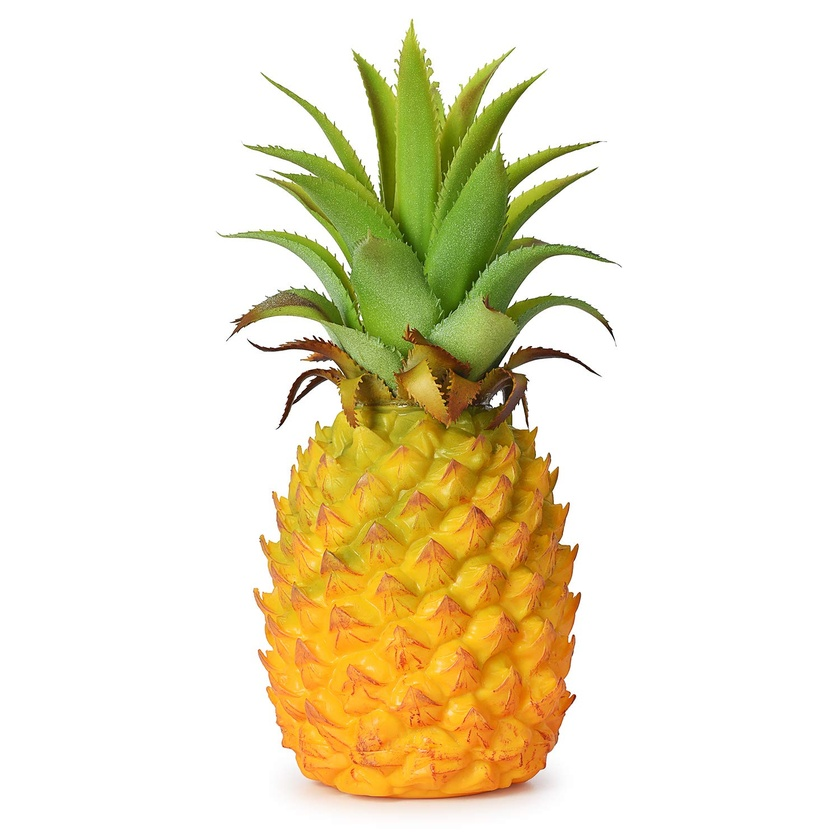
#> input picture plots/pine.jpg, 840 x 840 px, shrunk from 1500 x 1500 before the run
$ jupyter execute --allow-errors finalplayground.ipynb
#> lines starting #> are read from the running program, lines starting #| are printed output that depends on the picture
[cell 1]
import matplotlib.pyplot as plt
import numpy as np
import seaborn as sns
from scipy.interpolate import make_interp_spline
from highlight_text import ax_text
import pandas as pd


plt.style.available

[cell 2]
# plt.style.use("seaborn-dark")  # set style because it looks nice
plt.style.use("rose-pine-dawn.mplstyle")

x=['Nuts & Seeds','Grains','Meat']
#LFV means legumes fruits and vegetables

y=[0.60,0.89,1.61]
y.sort()

fig, ax = plt.subplots()

# plt.stem(x, y, markerfmt = 'o', linefmt='-', basefmt = '-', orientation="horizontal", bottom=1)

(markers, stemlines, baseline) = plt.stem(x, y, markerfmt = 'o', linefmt='-', basefmt = '--', orientation="horizontal", bottom=1)
plt.setp(markers, marker='o', markersize=15, markeredgewidth=4)
plt.setp(stemlines, linestyle="-", linewidth=3)
plt.setp(baseline, linestyle="--", linewidth=3)

# plt.show()

# ax.set_title("Coronary Heart Disease Risk in Women by Protein Consumed")
ax.minorticks_off()

ax.set_xticklabels([])
ax.set_yticklabels([])

# ax.set_axis_off()
ax.grid(True)

ax.spines["top"].set_visible(False)
ax.spines["bottom"].set_visible(False)
ax.spines["right"].set_visible(False)
ax.spines["left"].set_visible(False)
# ax.set_xticks([0.6,0.8,1.0,1.2,1.4])
# ax.set_xticklabels(x)
plt.show()
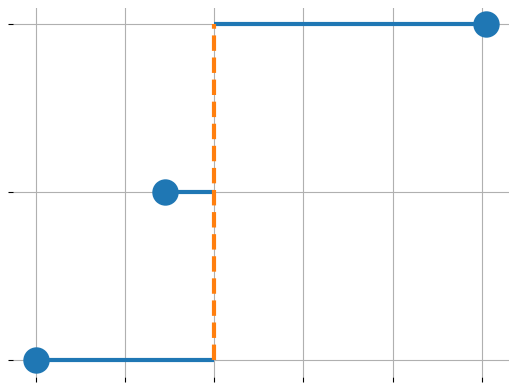
#> figure drawn by matplotlib, 1 panel

[cell 3]
# useful libraries, including pyWaffle
import matplotlib.pyplot as plt
from pywaffle import Waffle

# create simple dummy data
data = {'Carbs': 75, 'Protein': 8, 'Fats': 17}

plt.style.use("rose-pine-moon.mplstyle")

# Basic waffle
plt.figure(
  FigureClass=Waffle,
  rows=20,
  columns=5,
  values=data,
  vertical=True,
  legend={'loc': 'upper left', 'bbox_to_anchor': (1.05, 1)},
)
#> (this line was passed over: pywaffle is not available in this run)
plt.show()

[cell 4]
import matplotlib.pyplot as plt
import matplotlib.patches as mpatches # for the legend
from pywaffle import Waffle
import pandas as pd

plt.style.use("rose-pine-moon.mplstyle")

data = {
    'Just Right': [55, 45, 0],
    'Bad': [55, 0, 45],
    'Too High': [71, 0, 29],
    'Too Low': [23,0,77]
}

df = pd.DataFrame(data,
                  index=['Carbs', 'Veggies','Healthy Oil'])

number_of_bars = len(df.columns) # one bar per year
colors = ["#f6c177","#3e8fb0", "#ea9a97"]

# Init the whole figure and axes
fig, axs = plt.subplots(nrows=1,
                        ncols=number_of_bars,
                        figsize=(8,6),)

# Iterate over each bar and create it
#> (the rest of this cell did not finish here and is left out)

[cell 5]
# Custom legend for right plot

plt.style.use("rose-pine-dawn.mplstyle")


# Sample data
x = np.array([0, 1, 2, 3])
y1 = np.array([1, 1.00, 0.94, 1.11])
y2 = np.array([1, 1.05, 1.2, 2.03])
y3 = np.array([1, 1.42, 1.74, 1.97])
colors = ["#1B9E77", "#D95F02", "#7570B3"]


X_Y_Spline1 = make_interp_spline(x, y1)
X_Y_Spline2 = make_interp_spline(x, y2)
X_Y_Spline3 = make_interp_spline(x, y3)


# Returns evenly spaced numbers
# over a specified interval.
X_ = np.linspace(x.min(), x.max(), 20)

Y_1 = X_Y_Spline1(X_)
Y_2 = X_Y_Spline2(X_)
Y_3 = X_Y_Spline3(X_)

# Create a figure and axis
fig, ax = plt.subplots(figsize=(8, 8))

# Plot
ax.plot(X_, Y_1, label='Squared values',  linewidth=4)
ax.plot(X_, Y_2, label='Linear values',  linewidth=4)
ax.plot(X_, Y_3, label='Cubed values', linewidth=4)
ax.legend()

# ax.fill_between(X_, Y_1, Y_2)

ax.spines[["top", "right"]].set_visible(False)


# Custom legend
# ax_text(x=1, y=1, ax=ax, s="Bitcoin", fontsize=12, fontweight="bold", va="top", ha="left", rotation=65)
# ax_text(x=1, y=1, ax=ax, s="Ethereum", fontsize=12, fontweight="bold", va="top", ha="left",  rotation=3)
# ax_text(x=1, y=1, ax=ax, s="S&P 500", fontsize=12, fontweight="bold", va="top", ha="left",  rotation=18)

# Show the plot
plt.savefig('demo.png', transparent=True)
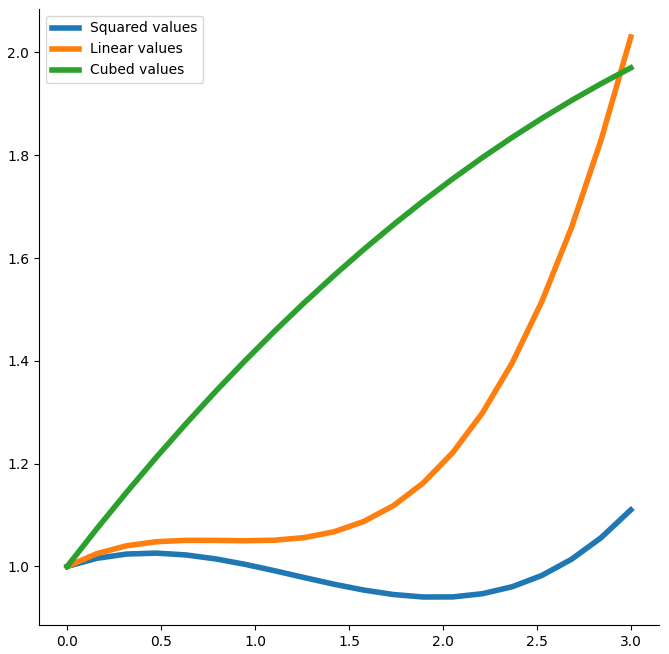
#> figure drawn by matplotlib, 1 panel; curve peaks at x = 3, y = 1.11; curve peaks at x = 3, y = 2.03; curve peaks at x = 3, y = 1.97
plt.show()

[cell 6]
# Custom legend for right plot


# Sample data
x = np.array([ 117,
 145,
 161,
 177,
 206])

y1 = np.array([1, 1.29, 1.64, 2.03, 2.77])
y2 = np.array([1, 0.78, 0.96, 1.13, 1.41])
y3 = np.array([1, 1.01, 1.25, 1.51, 1.98])
colors = ["#1B9E77", "#D95F02", "#7570B3"]

plt.style.use("rose-pine-moon.mplstyle")

X_Y_Spline1 = make_interp_spline(x, y1)
X_Y_Spline2 = make_interp_spline(x, y2)
X_Y_Spline3 = make_interp_spline(x, y3)


# Returns evenly spaced numbers
# over a specified interval.
X_ = np.linspace(x.min(), x.max(), 20)

Y_1 = X_Y_Spline1(X_)
Y_2 = X_Y_Spline2(X_)
Y_3 = X_Y_Spline3(X_)

# Create a figure and axis
fig, ax = plt.subplots(figsize=(8, 8))

# Plot
# ax.plot(X_, Y_1, label='Squared values',  linewidth=4)
# ax.plot(X_, Y_2, label='Linear values',  linewidth=4)

ax.fill_between(X_, Y_1, Y_2, alpha=0.2, color="#7570B3")

ax.plot(X_, Y_3, label='Cubed values', linewidth=4)
ax.plot(x,y3, linewidth=0, marker="o")
# ax.legend()

# ax.fill_between(X_, Y_1, Y_2)

ax.spines[["top", "right"]].set_visible(False)


# [12 lines of commented-out code are left out]
ax.grid(True)
# Show the plot
plt.show()
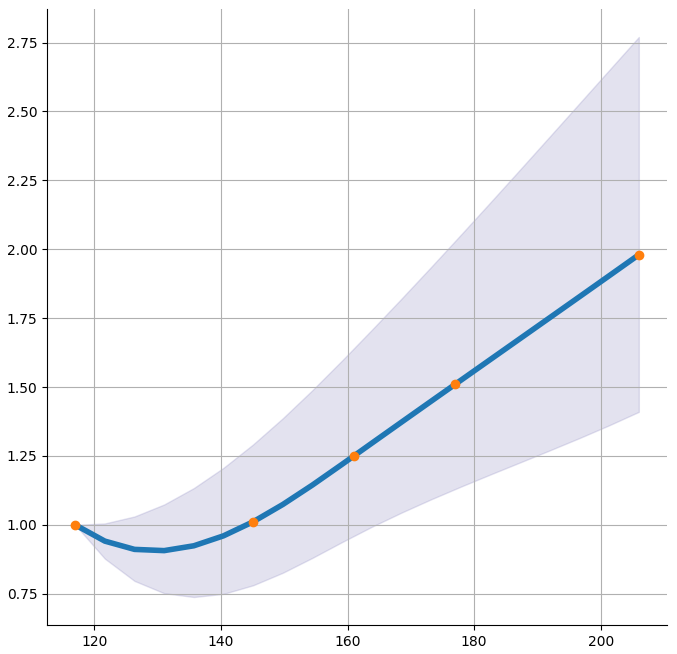
#> figure drawn by matplotlib, 1 panel; curve peaks at x = 206, y = 1.98

[cell 7]
# libraries
# create dataset
plt.style.use("rose-pine-dawn.mplstyle")


height = [2.9, 4.8, 3.2, 6.1, 7.6]
bars = ('Vegan', 'Pesco-vegetarian', 'Lacto-ovo-vegetarian', 'Semi-vegetarian', 'Non-vegetarian')

df = pd.DataFrame({
    'Group': bars,
    'Value': height
})

plt.style.use("rose-pine-moon.mplstyle")

color = ['#f6c177', '#eb6f92', '#9ccfd8', '#c4a7e7', '#3e8fb0']

# Initialize a Figure and an Axes
fig, ax = plt.subplots()

df = df.sort_values(by=['Value'])

# Create horizontal bars
ax.barh(y=df.Group, width=df.Value, color=color)

# ax.minorticks_off()

# ax.set_xticklabels([])
# ax.set_yticklabels([])

from matplotlib import rcParams

rcParams['font.family'] = ['Agave']

plt.yticks(fontsize = 15, fontfamily="Agave", color="white")
plt.xticks(color="white")

ax.grid(True)
# Show the plot
plt.show()
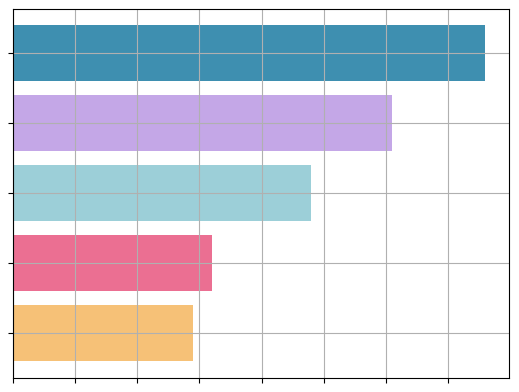
#> figure drawn by matplotlib, 1 panel

[cell 8]
# libraries
# create dataset
height = [2.9, 4.8, 3.2, 6.1, 7.6]
bars = ('Vegan', 'Pesco-vegetarian', 'Lacto-ovo-vegetarian', 'Semi-vegetarian', 'Non-vegetarian')

df = pd.DataFrame({
    'Group': bars,
    'Value': height
})

plt.style.use("rose-pine-moon.mplstyle")

color = ['#f6c177', '#eb6f92', '#9ccfd8', '#c4a7e7', '#3e8fb0']

fig, ax = plt.subplots()

# plt.stem(x, y, markerfmt = 'o', linefmt='-', basefmt = '-', orientation="horizontal", bottom=1)

(markers, stemlines, baseline) = plt.stem(bars, height, markerfmt = 'o', linefmt='-', basefmt = '--', orientation="horizontal", bottom=1)
plt.setp(markers, marker='o', markersize=15, markeredgewidth=4)
plt.setp(stemlines, linestyle="-", linewidth=3)
plt.setp(baseline, linestyle="--", linewidth=3)

# plt.show()

# ax.set_title("Coronary Heart Disease Risk in Women by Protein Consumed")
ax.minorticks_off()

ax.set_xticklabels([])
ax.set_yticklabels([])

# ax.set_axis_off()
ax.grid(True)

# ax.spines["top"].set_visible(False)
# ax.spines["bottom"].set_visible(False)
# ax.spines["right"].set_visible(False)
# ax.spines["left"].set_visible(False)
# ax.set_xticks([0.6,0.8,1.0,1.2,1.4])
# ax.set_xticklabels(x)
plt.show()
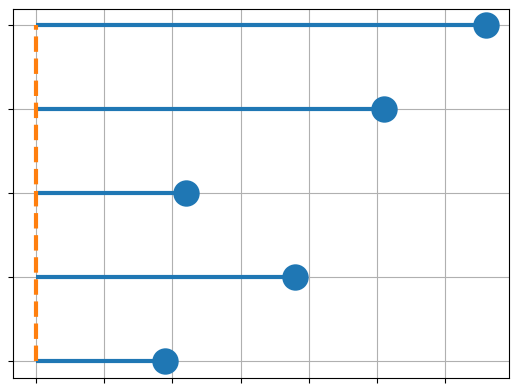
#> figure drawn by matplotlib, 1 panel

[cell 9]
# Custom legend for right plot
# Sample data
x = np.array([ 17.62,
 19.27,
 20.44,
 23.39,])

y1 = np.array([1, 0.44, 0.45, 0.26])
y2 = np.array([1, 0.95, 1.00, 0.88])
y3 = np.array([1, 0.65, 0.71, 0.48])
colors = ["#1B9E77", "#D95F02", "#7570B3"]

plt.style.use("rose-pine-dawn.mplstyle")

X_Y_Spline1 = make_interp_spline(x, y1)
X_Y_Spline2 = make_interp_spline(x, y2)
X_Y_Spline3 = make_interp_spline(x, y3)


# Returns evenly spaced numbers
# over a specified interval.
X_ = np.linspace(x.min(), x.max(), 20)

Y_1 = X_Y_Spline1(X_)
Y_2 = X_Y_Spline2(X_)
Y_3 = X_Y_Spline3(X_)

# Create a figure and axis
fig, ax = plt.subplots(figsize=(8, 8))

# Plot
# ax.plot(X_, Y_1, label='Squared values',  linewidth=4)
# ax.plot(X_, Y_2, label='Linear values',  linewidth=4)

ax.fill_between(X_, Y_1, Y_2, alpha=0.2, color="#7570B3")

ax.plot(X_, Y_3, label='Cubed values', linewidth=4)
ax.plot(x,y3, linewidth=0, marker="o")
# ax.legend()

# ax.fill_between(X_, Y_1, Y_2)

ax.spines[["top", "right"]].set_visible(False)


# [12 lines of commented-out code are left out]
ax.grid(True)
# Show the plot
plt.show()
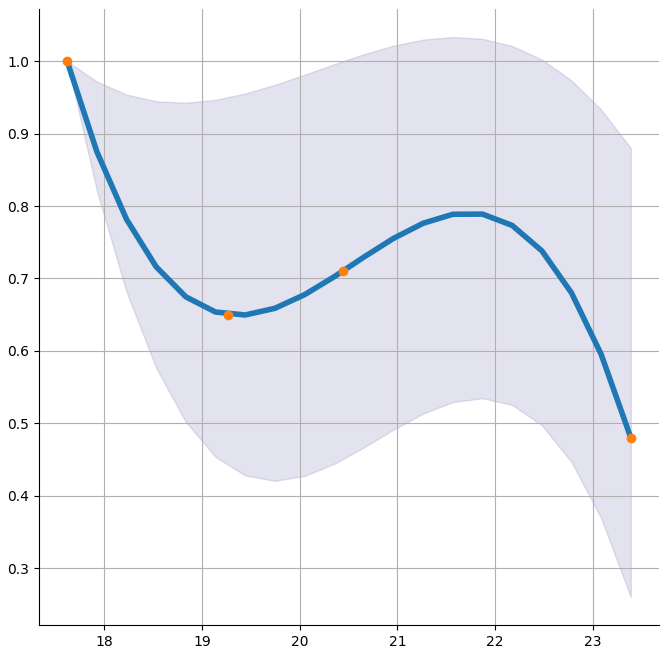
#> figure drawn by matplotlib, 1 panel; curve peaks at x = 17.62, y = 1

[cell 10]
import pandas as pd
import matplotlib.pyplot as plt

plt.style.use("rose-pine-dawn.mplstyle")

# use textwrap from python standard lib to help manage how the description
# text shows up
import textwrap

# load best results
#> (the rest of this cell did not finish here and is left out)

[cell 11]
import matplotlib.pyplot as plt
import matplotlib.patches as mpatches # for the legend
from pywaffle import Waffle
import pandas as pd

plt.style.use("rose-pine-moon.mplstyle")

data = {
    'mod': [71, 29],
}

df = pd.DataFrame(data,
                  index=['Carbs', 'Veggies'])

number_of_bars = len(df.columns) # one bar per year
colors = ["#f6c177","#814F09"]

# Init the whole figure and axes
fig, axs = plt.subplots(nrows=1,
                        ncols=number_of_bars,
                        figsize=(8,6),)

# Iterate over each bar and create it
# for i,ax in enumerate(axs):

plt.figure(
  FigureClass=Waffle,
  rows=15,
  columns=4,
  values=df['mod'],
  vertical=True,
  colors=colors,
  font_size=20,
  legend={'loc': 'upper left', 'bbox_to_anchor': (1.05, 1)},
          icons=['bread-slice', 'bread-slice'],
)
#> (this line was passed over: pywaffle is not available in this run)

# Add a title
# fig.suptitle('Vehicle Production by Year and Vehicle Type',
#              fontsize=14, fontweight='bo ld')


# Add a legend
legend_labels = df.index
legend_elements = [mpatches.Patch(color=colors[i],
                                  label=legend_labels[i]) for i in range(len(colors))]
# [9 lines of commented-out code are left out]

plt.subplots_adjust(right=0.85)

ax.minorticks_off()

ax.set_xticklabels([])
ax.set_yticklabels([])

# ax.set_axis_off()
ax.grid(True)

ax.spines["top"].set_visible(False)
ax.spines["bottom"].set_visible(False)
ax.spines["right"].set_visible(False)
ax.spines["left"].set_visible(False)
plt.show()

[cell 12]
import matplotlib.pyplot as plt
import matplotlib.patches as mpatches # for the legend
from pywaffle import Waffle
import pandas as pd

plt.style.use("rose-pine-moon.mplstyle")

data = {
    # 'Just Right': [55, 45, 0],
    'Moderate': [50, 50],
    'Too High': [82, 8],
    'Too Low': [15,85],
}

df = pd.DataFrame(data,
                  index=['Carbs', 'Other Foods'])

number_of_bars = len(df.columns) # one bar per year
colors = ["#eb6f92","#753749"]

# Init the whole figure and axes
fig, axs = plt.subplots(nrows=1,
                        ncols=number_of_bars,
                        figsize=(8,6),)

# Iterate over each bar and create it
#> (the rest of this cell did not finish here and is left out)

[cell 13]
from matplotlib import rcParams

rcParams['font.family'] = ['Agave']

data = {'labels': ['carbs', 'nocarbs'],
        'Factory A': [55, 45],
        'Factory B': [71,29],
        'Factory C': [29,71],
       }
df = pd.DataFrame(data).set_index('labels')

plot1 = {'values': [value for value in data['Factory A']],  # Convert actual number to a reasonable block number
         'labels': [f"{index} ({value})" for index, value in zip(df['Factory A'],df.index)],
         'legend': {'loc': 'upper left', 'bbox_to_anchor': (1.05, 1), 'fontsize': 0},
        #  'title': {'label': 'Vehicle Production of Factory A', 'loc': 'left', 'fontsize': 12, 'fontfamily':"Agave"},
         'colors': ["#f6c177","#814F09"]
        }

plot2 = {'values': [value for value in data['Factory B']],
         'labels': [f"{index} ({value})" for index, value in zip(df['Factory B'],df.index)],
         'legend': {'loc': 'upper left', 'bbox_to_anchor': (1.05, 1), 'fontsize': 0},
        #  'title': {'label': 'Vehicle Production of Factory B', 'loc': 'left', 'fontsize': 12},
         'colors': ["#f6c177","#814F09"]
        }

plot3 = {'values': [value for value in data['Factory C']],
         'labels': [f"{index} ({value})" for index, value in zip(df['Factory C'],df.index)],
         'legend': {'loc': 'upper left', 'bbox_to_anchor': (1.05, 1), 'fontsize': 0},
        #  'title': {'label': 'Vehicle Production of Factory C', 'loc': 'left', 'fontsize': 12},
         'colors': ["#f6c177","#814F09"]
        }


#> (the rest of this cell did not finish here and is left out)

[cell 14]
#libraries
import matplotlib.pyplot as plt
import squarify # pip install squarify (algorithm for treemap)

# Change color
squarify.plot(sizes=[13,22,35,5], label=["group A", "group B", "group C", "group D"], color=["red","green","blue", "grey"], alpha=.4 )
#> (this line was passed over: squarify is not available in this run)
plt.axis('off')
plt.show()

[cell 15]
import matplotlib.pyplot as plt
import matplotlib.patches as mpatches # for the legend
from pywaffle import Waffle
import pandas as pd

plt.style.use("rose-pine-dawn.mplstyle")

data = {
    # 'Just Right': [55, 45, 0],
    'Western Diet': [50, 250,200,0,0,50,300,50,100,50,75,500,25,150],
    'Middle Point': [137.5, 325,300,12.5,100,37.5,250,125,50,25,62.5,250,25,100],
    'Optimal Diet': [225,400,400,25,200,25,200,200,0,0,50,0,25,50],
}

df = pd.DataFrame(data,
                  index=[
                        'Whole Grains',
                        'Vegetables',
                        'Fruits',
                        'Nuts',
                        'Legumes',
                        'Eggs',
                        'Milk/ dairy',
                        'Fish',
                        'Red Meat',
                        'Processed Meat',
                        'White Meat',
                        'Sugar Beverages',
                        'Added Plant Oils',
                        'Refined Grains',
                        ])

# icons = [
#         'wheat-awn',
#         'seedling',
#         'apple-whole',
#         'lemon',
#         'stroopwafel',

#         'cheese',
#         'egg',

#         'fish',
#         'bone',
#         'burger',
#         'drumstick-bite',

#         'bottle-droplet',
#         'droplet',
#         'cubes-stacked'
# ]

icons = [
        'seedling',
        'seedling',
        'seedling',
        'lemon',
        'lemon',

        'egg',
        'cow',

        'fish',
        'burger',
        'burger',
        'dove',

        'cubes-stacked',
        'cubes-stacked',
        'cubes-stacked'
]

number_of_bars = 3 # one bar per year
colors = [
        '#7EA30D',
        '#7EA30D',
        '#7EA30D',
        '#92D050',
        '#92D050',

        '#333333',
        '#333333',

        '#ea9a97',
        '#E26F62',
        '#E26F62',
        '#ea9a97',

        '#ea9d34',
        '#ea9d34',
        '#ea9d34'
        ]
# Init the whole figure and axes
fig, axs = plt.subplots(nrows=1,
                        ncols=number_of_bars,
                        figsize=(8,6),)

# Iterate over each bar and create it
#> (the rest of this cell did not finish here and is left out)

[cell 16]
import matplotlib.pyplot as plt
import matplotlib.patches as mpatches # for the legend
from pywaffle import Waffle
import pandas as pd

plt.style.use("rose-pine-moon.mplstyle")

data = {
    # 'Just Right': [55, 45, 0],
    'TW': [63,25,12],
    # 'Feasibility': [137.5, 325,300,12.5,100,125,37.5,250,100,50,25,62.5,250,25],
    # 'Optimal': [225,400,400,25,200,200,25,200,50,0,0,50,0,25],
}

df = pd.DataFrame(data,
                  index=[
                        'Processed Foods',
                        'Animal Products',
                        'Vegetables'
                        ])

number_of_bars = len(df.columns) # one bar per year
colors = [
        '#ea9d34',
        '#E26F62',
        '#7EA30D'
        ]
icons = [
        'candy-cane',
        'burger',
        'seedling'
]

# Init the whole figure and axes
fig, axs = plt.subplots(nrows=1,
                        ncols=number_of_bars,
                        figsize=(8,6),)

# Iterate over each bar and create it
# for i,ax in enumerate(axs):

plt.figure(
  FigureClass=Waffle,
  rows=15,
  columns=10,
  values=df['TW'],
  vertical=True,
  colors=colors,
  font_size=15,
  legend={'loc': 'upper left', 'bbox_to_anchor': (1.05, 1)},
          icons=icons,
)
#> (this line was passed over: pywaffle is not available in this run)

# Add a title
# fig.suptitle('Vehicle Production by Year and Vehicle Type',
#              fontsize=14, fontweight='bo ld')


# Add a legend
legend_labels = df.index
legend_elements = [mpatches.Patch(color=colors[i],
                                  label=legend_labels[i]) for i in range(len(colors))]
fig.legend(
    handles=legend_elements,
           loc="upper left",
        #    title="Vehicle Types",
           bbox_to_anchor=(0, 0),
           framealpha=0,
           fontsize=12,
           ncol=3
           )

plt.subplots_adjust(right=0.85)

ax.minorticks_off()

ax.set_xticklabels([])
ax.set_yticklabels([])

# ax.set_axis_off()
ax.grid(True)

ax.spines["top"].set_visible(False)
ax.spines["bottom"].set_visible(False)
ax.spines["right"].set_visible(False)
ax.spines["left"].set_visible(False)
plt.show()

[cell 17]
import matplotlib.pyplot as plt
import matplotlib.patches as mpatches # for the legend
from pywaffle import Waffle
import pandas as pd

plt.style.use("rose-pine-moon.mplstyle")

data = {
    # 'Just Right': [55, 45, 0],
    'TW': [0,0,50],
    # 'Feasibility': [137.5, 325,300,12.5,100,125,37.5,250,100,50,25,62.5,250,25],
    # 'Optimal': [225,400,400,25,200,200,25,200,50,0,0,50,0,25],
}

df = pd.DataFrame(data,
                  index=[
                        'Processed Foods',
                        'Animal Products',
                        'Vegetables'
                        ])

number_of_bars = len(df.columns) # one bar per year
colors = [
        # '#ea9d34',
        '#E26F62',
        # '#7EA30D',
        # '#32728D',
        '#814F09',
        '#7EA30D'
        ]
icons = [
        'seedling',
        'seedling',
        'seedling'
]

# Init the whole figure and axes
fig, axs = plt.subplots(nrows=1,
                        ncols=number_of_bars,
                        figsize=(8,6),)

# Iterate over each bar and create it
# for i,ax in enumerate(axs):

plt.figure(
  FigureClass=Waffle,
  rows=4,
  columns=4,
  values=df['TW'],
  vertical=True,
  colors=colors,
  font_size=50,
  legend={'loc': 'upper left', 'bbox_to_anchor': (1.05, 1)},
          icons=icons,
)
#> (this line was passed over: pywaffle is not available in this run)

# Add a title
# fig.suptitle('Vehicle Production by Year and Vehicle Type',
#              fontsize=14, fontweight='bo ld')


# Add a legend
legend_labels = df.index
legend_elements = [mpatches.Patch(color=colors[i],
                                  label=legend_labels[i]) for i in range(len(colors))]
fig.legend(
    handles=legend_elements,
           loc="upper left",
        #    title="Vehicle Types",
           bbox_to_anchor=(0, 0),
           framealpha=0,
           fontsize=12,
           ncol=3
           )

plt.subplots_adjust(right=0.85)

ax.minorticks_off()

ax.set_xticklabels([])
ax.set_yticklabels([])

# ax.set_axis_off()
ax.grid(True)

ax.spines["top"].set_visible(False)
ax.spines["bottom"].set_visible(False)
ax.spines["right"].set_visible(False)
ax.spines["left"].set_visible(False)
plt.show()

[cell 18]
#===============================================================
#Image Testing With Kmeans Clustering
#===============================================================

import numpy as np
import cv2 as cv

img = cv.imread('pine.jpg')
#> img is the input picture: shape (840, 840, 3); mean B, G, R 199.7, 227.7, 236.2

img = cv.medianBlur(img, 13)
#> (the rest of the program and of its run is left out)
